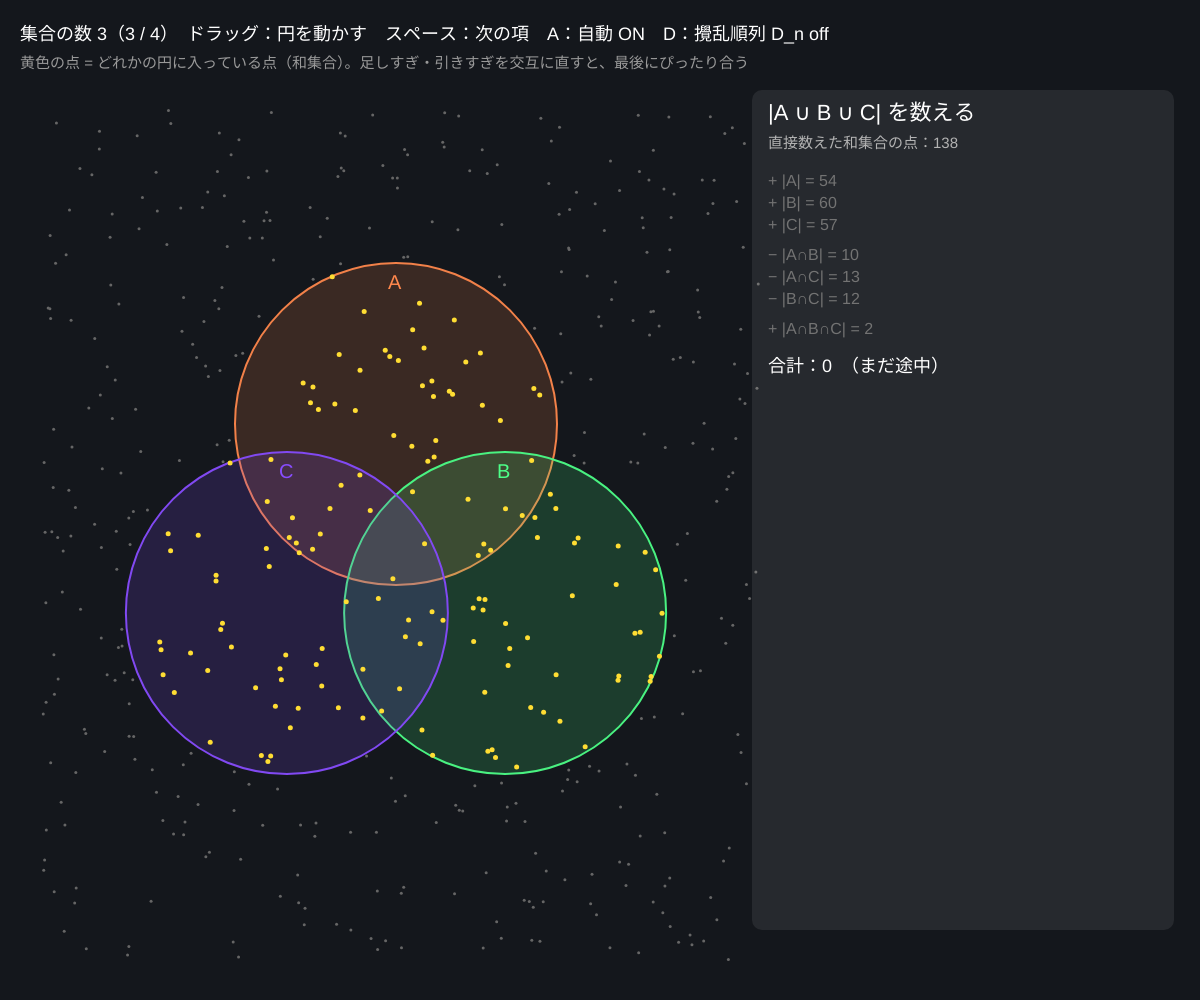
Frame 1 (no input)
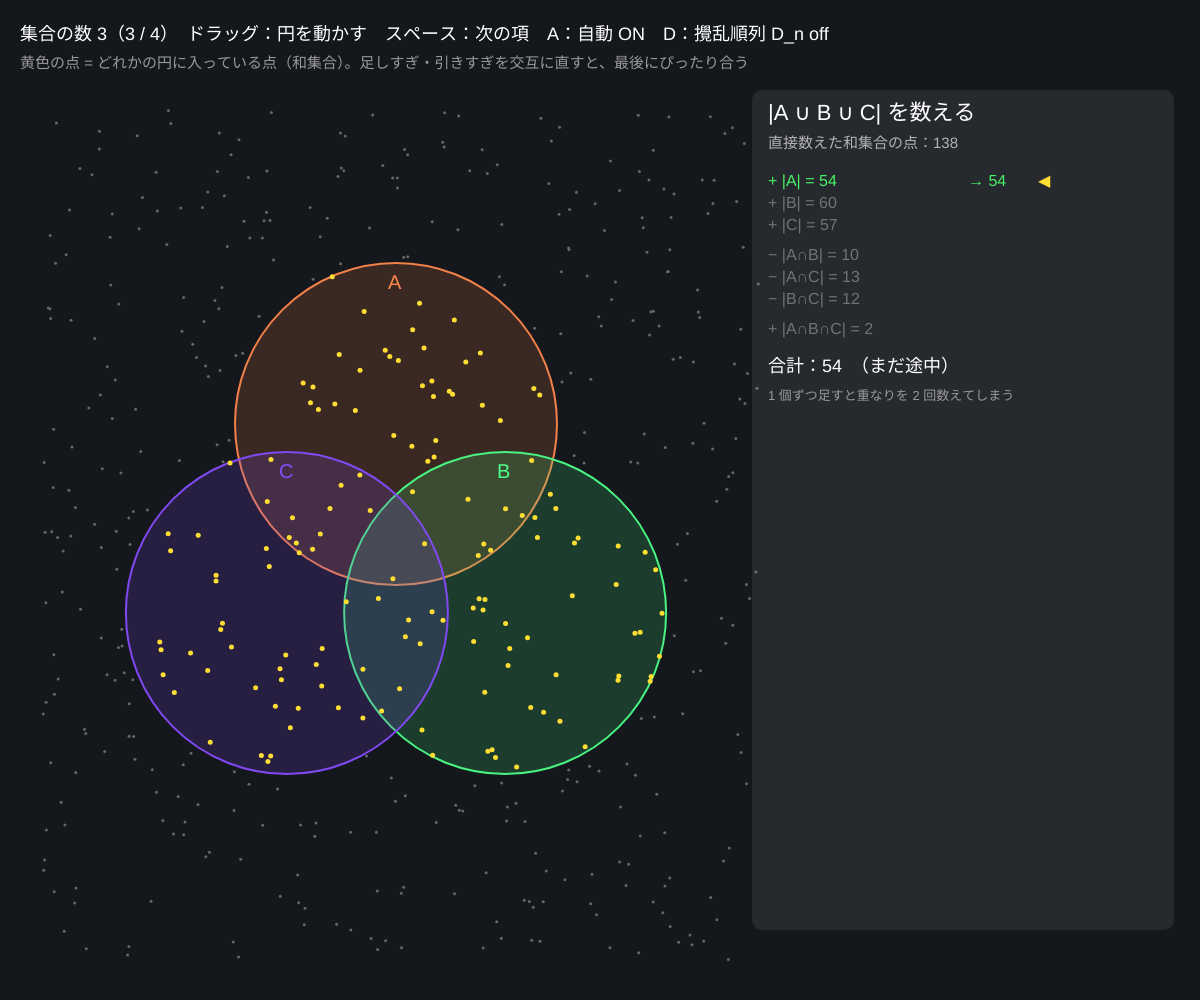
Frame 60 (no input)
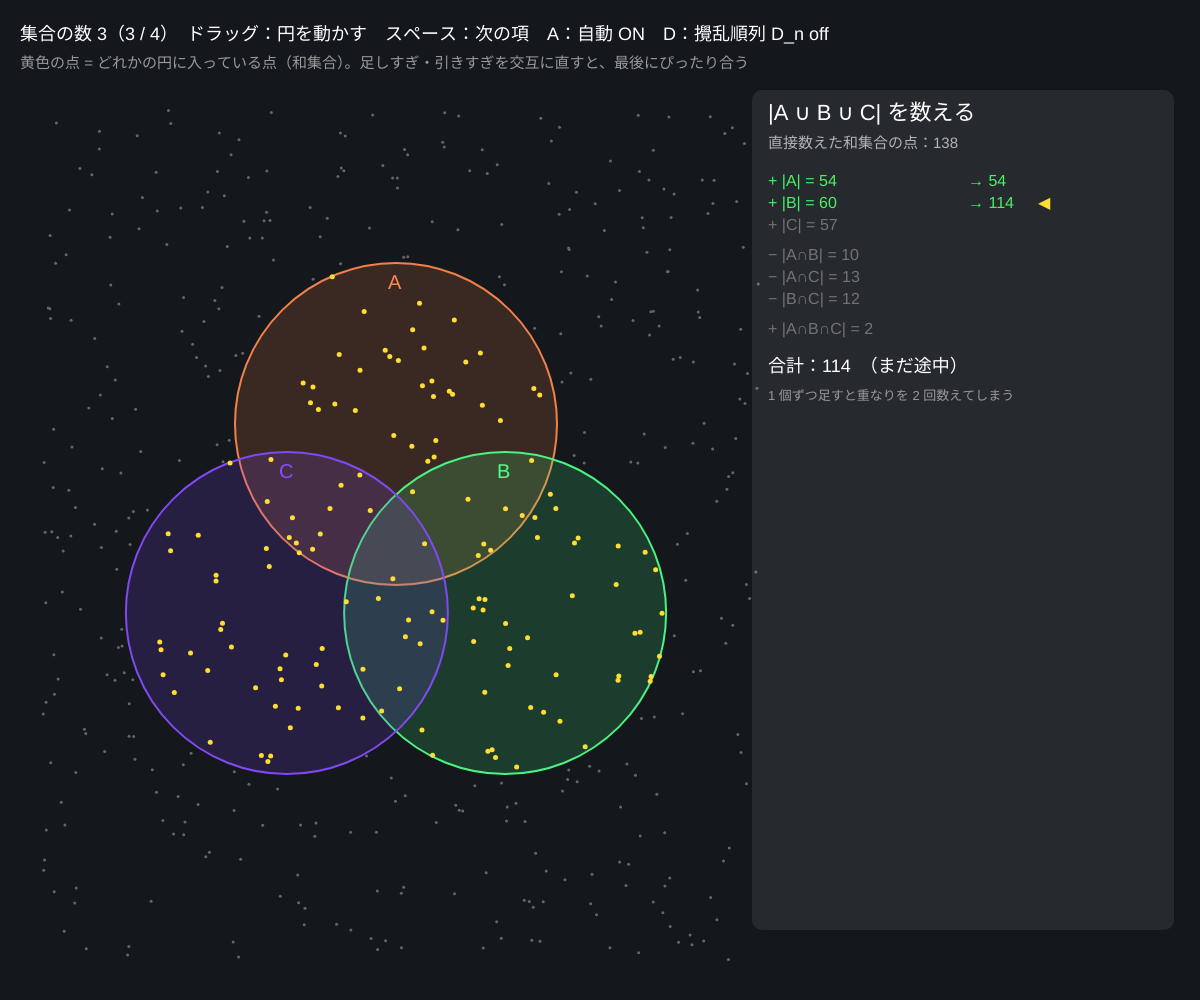
Frame 120 (the mouse pressed at the canvas centre since frame 60)

The p5.js sketch that drew these frames (run headless with seeded random() and noise() and a simulated clock; from frame 60 on, the mouse is pressed at the canvas centre):

// p5.js sketch
// ── sketch.js
// ============================================
// 07 包除原理
// |A ∪ B ∪ C| = |A| + |B| + |C| − |A∩B| − |B∩C| − |A∩C| + |A∩B∩C|
// 重なりを「足しすぎては引き、引きすぎては足す」。点を数えて確かめる
// 3 / 4 = 集合の数 / ドラッグ = 円を動かす / スペース = 項を 1 つずつ足し引き / A = 自動 / D = 攪乱順列 D_n の表
// ============================================

let pts = [];               // 散らばった点
let circles = [];           // { x, y, r, hue }
let k = 3;                  // ★ 集合の数（3 か 4）
let termIdx = 0;            // 何項目まで足したか
let auto = true;
let tick = 0;
let dragging = -1;
let showDerange = false;

function setup() {
  createCanvas(windowWidth, windowHeight);
  colorMode(HSB, 360, 100, 100, 100);
  for (let i = 0; i < 500; i++) pts.push({ x: 40 + Math.random() * (width * 0.6), y: 110 + Math.random() * (height - 150) });   // ★ 点の数
  rebuild();
}

function rebuild() {
  circles = [];
  let cx = width * 0.33, cy = height * 0.55, R = Math.min(width, height) * 0.14;
  for (let i = 0; i < k; i++) {
    let a = (i * TWO_PI) / k - HALF_PI;
    circles.push({ x: cx + Math.cos(a) * R * 0.9, y: cy + Math.sin(a) * R * 0.9, r: R * 1.15, hue: (i * 360) / k + 20 });
  }
  termIdx = 0;
}

// 点 p がどの円に入っているか（ビットマスク）
function membership(p) {
  let m = 0;
  for (let i = 0; i < circles.length; i++) { let c = circles[i]; if ((p.x - c.x) ** 2 + (p.y - c.y) ** 2 < c.r * c.r) m |= 1 << i; }
  return m;
}

// ★ 包除原理の各項：部分集合 S（サイズ順）ごとに (−1)^(|S|−1) × |∩S|
function terms() {
  let masks = [];
  for (let s = 1; s < 1 << k; s++) masks.push(s);
  masks.sort((a, b) => bitCount(a) - bitCount(b) || a - b);
  let mem = pts.map(membership);
  return masks.map((s) => {
    let c = 0;
    for (let m of mem) if ((m & s) === s) c++;
    return { mask: s, size: bitCount(s), sign: bitCount(s) % 2 === 1 ? 1 : -1, count: c };
  });
}
function bitCount(x) { let c = 0; while (x) { c += x & 1; x >>= 1; } return c; }
function maskName(s) { let names = ['A', 'B', 'C', 'D'], out = []; for (let i = 0; i < k; i++) if (s & (1 << i)) out.push(names[i]); return out.join('∩'); }

function draw() {
  background(222, 28, 11);
  let T = terms();
  if (auto) { tick += deltaTime / 1000; if (tick > 0.7) { tick = 0; termIdx = (termIdx + 1) % (T.length + 1); } }

  // 円
  for (let i = 0; i < circles.length; i++) {
    let c = circles[i];
    noStroke(); fill(c.hue, 70, 90, 18);
    circle(c.x, c.y, c.r * 2);
    noFill(); stroke(c.hue, 70, 95); strokeWeight(2);
    circle(c.x, c.y, c.r * 2);
    noStroke(); fill(c.hue, 70, 100); textSize(20);
    text(['A', 'B', 'C', 'D'][i], c.x - 8, c.y - c.r + 26);
  }
  // 点：和集合に入っている点は明るく
  let union = 0;
  noStroke();
  for (let p of pts) {
    let m = membership(p);
    if (m) { union++; fill(50, 80, 100); circle(p.x, p.y, 5); } else { fill(0, 0, 40); circle(p.x, p.y, 3); }
  }

  // 右パネル：項を順に
  let px = width * 0.64, py = 120;
  fill(0, 0, 100, 8); rect(px - 16, py - 30, width - px - 10, height - py - 40, 10);
  fill(0, 0, 100); textSize(22);
  text('|A ∪ B' + (k >= 3 ? ' ∪ C' : '') + (k === 4 ? ' ∪ D' : '') + '| を数える', px, py);
  textSize(15); fill(0, 0, 70);
  text('直接数えた和集合の点：' + union, px, py + 28);
  let sum = 0, y = py + 66;
  textSize(16);
  for (let i = 0; i < T.length; i++) {
    let t = T[i], active = i < termIdx;
    if (active) sum += t.sign * t.count;
    fill(active ? (t.sign > 0 ? 130 : 10) : 0, active ? 70 : 0, active ? 95 : 45);
    let txt = (t.sign > 0 ? '+ ' : '− ') + '|' + maskName(t.mask) + '| = ' + t.count;
    text(txt, px, y);
    if (active) text('→ ' + sum, px + 200, y);
    if (i === termIdx - 1) { fill(50, 80, 100); text('◀', px + 270, y); }
    y += 22;
    if (i + 1 < T.length && T[i + 1].size !== t.size) y += 8;
  }
  fill(0, 0, 100); textSize(18);
  text('合計：' + sum + (termIdx === T.length ? '　＝ 直接数えた ' + union + (sum === union ? ' ✓' : ' ✗') : '　（まだ途中）'), px, y + 16);
  fill(0, 0, 60); textSize(13);
  text(termIdx === 0 ? '' : termIdx <= k ? '1 個ずつ足すと重なりを 2 回数えてしまう' : termIdx <= k + k * (k - 1) / 2 ? '2 個の重なりを引く → 3 個の重なりを引きすぎる' : '3 個の重なりを足し戻す（4 個なら また引く）', px, y + 44);

  if (showDerange) drawDerangement(px, y + 80);

  fill(0, 0, 100); textSize(18);
  text('集合の数 ' + k + '（3 / 4）　ドラッグ：円を動かす　スペース：次の項　A：自動 ' + (auto ? 'ON' : 'off') + '　D：攪乱順列 D_n ' + (showDerange ? 'ON' : 'off'), 20, 40);
  fill(0, 0, 60); textSize(15);
  text('黄色の点 = どれかの円に入っている点（和集合）。足しすぎ・引きすぎを交互に直すと、最後にぴったり合う', 20, 68);
}

// 攪乱順列：D_n = n! Σ_{i=0}^{n} (−1)^i / i!　（包除原理：「i 番が固定」の集合の和集合を n! から引く）
function drawDerangement(px, py) {
  if (py > height - 160) py = height - 160;
  fill(0, 0, 100); textSize(15);
  text('攪乱順列 D_n（誰も自分の席に座らない並び）= n! − |固定点をもつ順列の和集合|', px, py);
  fill(0, 0, 70); textSize(14);
  let d = [1, 0], f = [1, 1];
  for (let i = 2; i <= 8; i++) { f.push(f[i - 1] * i); d.push((i - 1) * (d[i - 1] + d[i - 2])); }
  let line1 = 'n:   ', line2 = 'D_n: ', line3 = 'D_n/n!: ';
  for (let i = 1; i <= 8; i++) { line1 += i + '  '; line2 += d[i] + '  '; line3 += (d[i] / f[i]).toFixed(3) + ' '; }
  text(line1, px, py + 24); text(line2, px, py + 44); text(line3, px, py + 64);
  text('D_n = n!(1 − 1/1! + 1/2! − 1/3! + …)  → 1/e ≈ 0.368 に近づく（12 で実験）', px, py + 88);
}

function mousePressed() {
  for (let i = circles.length - 1; i >= 0; i--) {
    let c = circles[i];
    if ((c.x - mouseX) ** 2 + (c.y - mouseY) ** 2 < c.r * c.r) { dragging = i; return; }
  }
}
function mouseDragged() { if (dragging >= 0) { circles[dragging].x += mouseX - pmouseX; circles[dragging].y += mouseY - pmouseY; } }
function mouseReleased() { dragging = -1; }

function keyPressed() {
  if (key === '3' && k !== 3) { k = 3; rebuild(); }
  if (key === '4' && k !== 4) { k = 4; rebuild(); }
  if (key === ' ') { auto = false; termIdx = (termIdx + 1) % (terms().length + 1); }
  if (key === 'a' || key === 'A') auto = !auto;
  if (key === 'd' || key === 'D') showDerange = !showDerange;
}

// ---------- やってみよう ----------
// 1. 円を全部離すと、2 個以上の重なりの項がすべて 0 になる。重ねるほど項が効いてくる
// 2. 3 つの円を完全に重ねると |A∪B∪C| = |A|。式の右辺がどう打ち消し合うか追ってみよう
// 3. 「1〜100 のうち 2 でも 3 でも 5 でも割り切れない数」は包除原理で数えられる。点を整数に置きかえて数えよう
// 4. 攪乱順列 D_n/n! が 1/e に近づく理由：e^x のテイラー展開 Σ x^n/n! に x = −1 を入れた形
